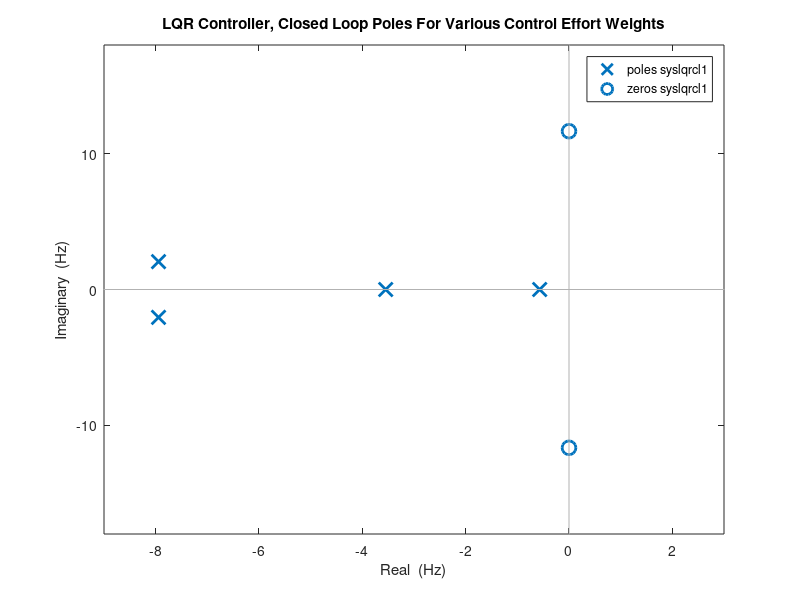

MATLAB code for this plot: (Note: this script raises an error after producing the figure.)
A = [0    1.0000         0         0;...         0   -7.4631   -3.6744         0;...         0         0         0    1.0000;...         0    9.2203   36.5168         0];B =[0;5.5966;0;-6.9143]%Use the following form for no control damping at the pendulum% Cstr=[1 0 1 0 ]% % Q=Cstr'*Cstr;%q1 = 1/(0.8*(pi/6)^2);             %table positionq2 = 1/(0.5*(pi)^2);              %table velocityq3 = 1/(0.02*(pi/6)^2);             %pendulum positionq4 = 1/(0.5*(pi)^2);              %pendulum velocityQ = [q1 0 0 0; 0 q2 0 0; 0 0 q3 0; 0 0 0 q4];CC = [1, 0, 1, 0]%Vary  R matrixR = 8;Klqr1=lqr(A,B,Q, R)Pcl1=eig(A-B*Klqr1)/2/pi%Create systems syslqrcl1=ss([A-B*Klqr1],B*Klqr1(:,1),CC,0);figure (1);pzmap(syslqrcl1); hold ontitle('LQR Controller, Closed Loop Poles For Various Control Effort Weights')xlabel('Real  (Hz)')ylabel('Imaginary  (Hz)')grid;hold; axis normal% User may define other labels & axis limits, frequencies in Hz.% Stike any key to continuefigure(2);%Generate impulses Responses at theta1 & theat2 to commanded stept=0:.01:5;implq1=impulse([A-B*Klqr1],B*Klqr1,CC,[0 0],1,t);%Step Response Plotplot(t,implq1),grid,axis([0,5,-2, 2]),gridxlabel('Time (s)'),ylabel('Amplitude') 